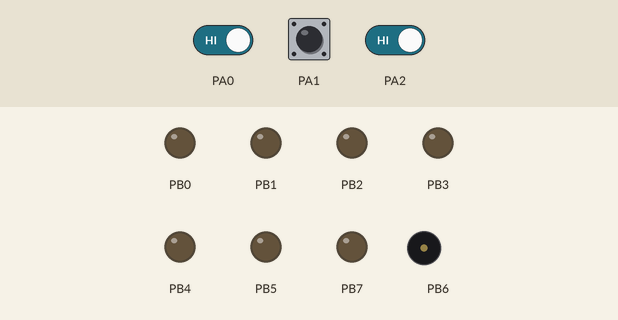
The program below on a simulated ATmega1284P, built with avr-gcc and emulated at 8 MHz. On the bench: output pins drawn as LEDs (lit = HIGH), buzzer (waves = sounding). Dashed ring = blinking. The inputs (shaded band) are chosen by the test bench; at power-on: PA0 HIGH, PA2 HIGH, PA1 HIGH. Pins used as bus, display or sensor lines are not drawn.

Above: at 1.2 s.
1.3 s: PA0 driven LOW and PA2 driven LOW
At 2.8 s:
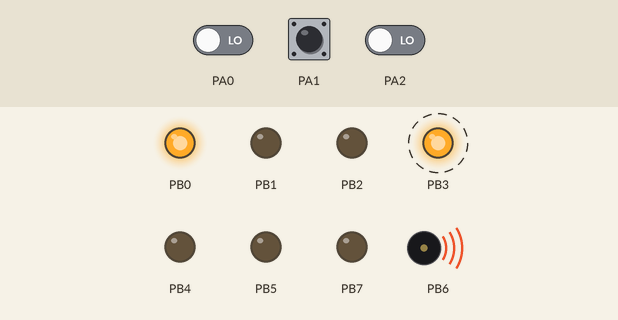
4.3 s: PA2 driven HIGH
At 6.8 s:
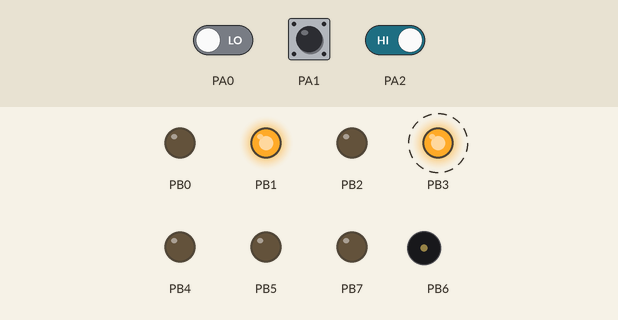
7.3 s: PA2 driven LOW
At 9.8 s:
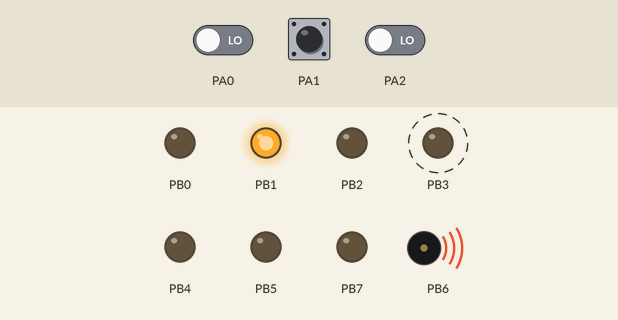
10.3 s: PA2 driven HIGH
At 10.9 s:
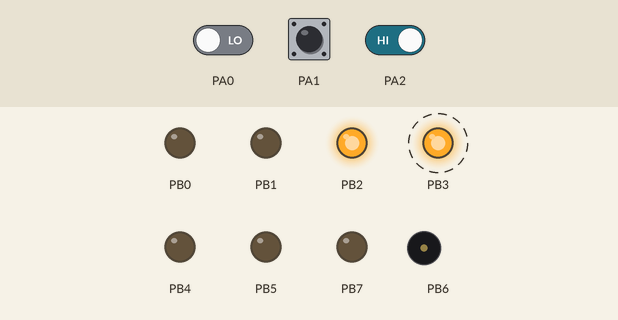
13.3 s: PA2 driven LOW
At 13.9 s:
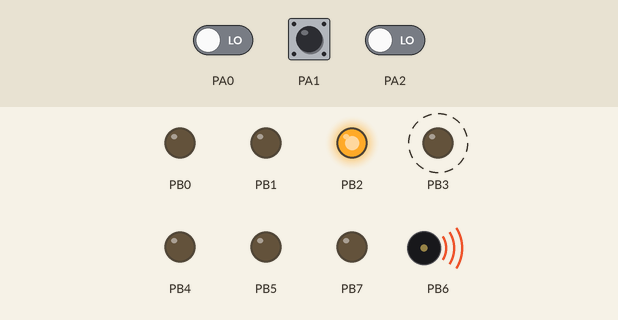
16.3 s: PA2 driven HIGH
At 20.9 s:
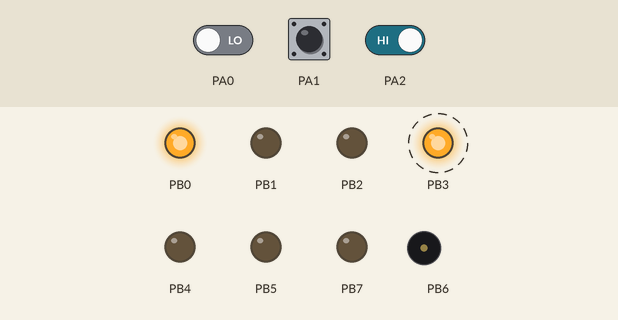
Timing chart, 0 to 28.7 s (numbered marks = the images above; inputs shaded):
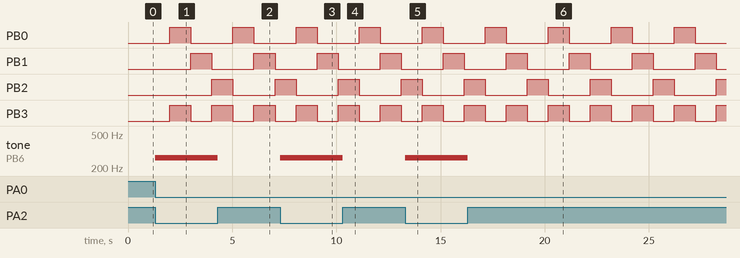

The program:

main.c
```c
/*	Karina Rowe (krowe004@ucr.edu)
 *	Yulin Zhang (yzhan644@ucr.edu)
 *	Lab Section: CS 120B 021
 *	Assignment: Lab #10 Exercise #4
 *
 *  PB6 is used as audio output, PB0-PB2 used for three LEDs output,
 *  PB3 used as blinking LED output
 *	I acknowledge all content contained herein, excluding template or example
 *	code, is my own original work.
 */

#include <avr/io.h>
#include <avr/interrupt.h>
#define A0 (~PINA & 0x01)
#define A1 (~PINA & 0x02)
#define A2 (~PINA & 0x04)
#define F_CPU 8000000UL
#include <util/delay.h>

unsigned char button;
volatile unsigned char TimerFlag = 0;
unsigned long _avr_timer_M = 1;
unsigned long _avr_timer_cntcurr = 0;
enum States { Wait, Increment, Decrement } state;

void TimerOn() {
	// AVR timer/counter controller register TCCR1
	TCCR1B = 0x0B;// bit3 = 0: CTC mode (clear timer on compare)
	// bit2bit1bit0=011: pre-scaler /64
	// 00001011: 0x0B
	// SO, 8 MHz clock or 8,000,000 /64 = 125,000 ticks/s
	// Thus, TCNT1 register will count at 125,000 ticks/s

	// AVR output compare register OCR1A.
	OCR1A = 125;	// Timer interrupt will be generated when TCNT1==OCR1A
	// We want a 1 ms tick. 0.001 s * 125,000 ticks/s = 125
	// So when TCNT1 register equals 125,
	// 1 ms has passed. Thus, we compare to 125.
	// AVR timer interrupt mask register
	TIMSK1 = 0x02; // bit1: OCIE1A -- enables compare match interrupt

	//Initialize avr counter
	TCNT1=0;

	_avr_timer_cntcurr = _avr_timer_M;
	// TimerISR will be called every _avr_timer_cntcurr milliseconds

	//Enable global interrupts
	SREG |= 0x80; // 0x80: 1000000
}

void TimerOff() {
	TCCR1B = 0x00; // bit3bit1bit0=000: timer off
}

void TimerISR() {
	TimerFlag = 1;
}

ISR(TIMER1_COMPA_vect) {
	// CPU automatically calls when TCNT1 == OCR1 (every 1 ms per TimerOn settings)
	_avr_timer_cntcurr--; // Count down to 0 rather than up to TOP
	if (_avr_timer_cntcurr == 0) { // results in a more efficient compare
		TimerISR(); // Call the ISR that the user uses
		_avr_timer_cntcurr = _avr_timer_M;
	}
}

// Set TimerISR() to tick every M ms
void TimerSet(unsigned long M) {
	_avr_timer_M = M;
	_avr_timer_cntcurr = _avr_timer_M;
}

void set_PWM(double frequency) {
	static double current_frequency; // Keeps track of the currently set frequency
	// Will only update the registers when the frequency changes, otherwise allows
	// music to play uninterrupted.
	if (frequency != current_frequency) {
		if (!frequency) { TCCR3B &= 0x08; } //stops timer/counter
		else { TCCR3B |= 0x03; } // resumes/continues timer/counter

		// prevents OCR0A from overflowing, using prescaler 64
		// 0.954 is smallest frequency that will not result in overflow
		if (frequency < 0.954) { OCR3A = 0xFFFF; }

		// prevents OCR0A from underflowing, using prescaler 64					// 31250 is largest frequency that will not result in underflow
		else if (frequency > 31250) { OCR3A = 0x0000; }

		// set OCR0A based on desired frequency
		else { OCR3A = (short)(8000000 / (128 * frequency)) - 1; }

		TCNT3 = 0; // resets counter
		current_frequency = frequency; // Updates the current frequency
	}
}

void PWM_on() {
	TCCR3A = (1 << COM0A0);
	// COM3A0: Toggle PB3 on compare match between counter and OCR0A
	TCCR3B = (1 << WGM02) | (1 << CS01) | (1 << CS00);
	// WGM02: When counter (TCNT0) matches OCR0A, reset counter
	// CS01 & CS30: Set a prescaler of 64
	set_PWM(0);
}

void PWM_off() {
	TCCR3B = 0x00;
	TCCR3B = 0x00;
}

enum TL_States { TL_SMStart, TL_Seq0, TL_Seq1, TL_Seq2 } TL_State;
enum BL_States { BL_SMStart, BL_LEDOff, BL_LEDOn } BL_State;
void BlinkLED_Tick()
{
	unsigned char B012 = (PORTB & 0x07);
	switch (BL_State)
	{
		case BL_SMStart:
			PORTB = B012;
			BL_State = BL_LEDOn;
			break;

		case BL_LEDOn:
			PORTB = B012 | 0x08;
			BL_State = BL_LEDOff;
			break;

		case BL_LEDOff:
			PORTB = B012;
			BL_State = BL_LEDOn;
			break;

		default:
			BL_State = BL_SMStart;
	}
}

void ThreeLED_Tick()
{
	unsigned char B4 = (PORTB & 0x08);
	switch (TL_State)
	{
		case TL_SMStart:
			PORTB = B4 | 0x00;
			TL_State = TL_Seq0;
			break;

		case TL_Seq0:
			PORTB = B4 | 0x01;
			TL_State = TL_Seq1;

			break;

		case TL_Seq1:
			PORTB = B4 | 0x02;
			TL_State = TL_Seq2;
			break;

		case TL_Seq2:
			PORTB = B4 | 0x04;
			TL_State = TL_Seq0;
			break;

		default:
			TL_State = TL_SMStart;
	}
}

int main(void)
{
	DDRA = 0x00; PORTA = 0xFF; // A input
	DDRB = 0xFF; PORTB = 0x00; // B output
	TimerSet(4); //TimerSet(1) or TimerSet(5) do not work
                  //TimerSet(10), TimerSet(100) and TimerSet(1000) work
	TimerOn();
	PWM_on();
	state = Wait;
	BL_State = BL_SMStart;
	TL_State = TL_SMStart;
	unsigned short tled = 0;
	unsigned short bled = 0;
	unsigned char count = 0;

	while(1)
	{
		if (A2)
		{
			if (count == 0)
			{
				set_PWM(0);
			}
			if (count == 1)
			{
				set_PWM(261.63);
			}
			if (count == 2)
			{
				set_PWM(293.66);
			}
			if (count == 3)
			{
				set_PWM(329.63);
			}
			if (count == 4)
			{
				set_PWM(349.23);
			}
			if (count == 5)
			{
				set_PWM(392.00);
			}
			if (count == 6)
			{
				set_PWM(440.00);
			}
			if (count == 7)
			{
				set_PWM(493.88);
			}
			if (count == 8)
			{
				set_PWM(523.25);
			}
		}
		else
		{
			set_PWM(0);
		}

		switch(state)
		{
			case Wait:
				if (!A1 && A0)
				{
					if (count < 8)
					{
						count++;
					}
					state = Increment;
				}
				else if (A1 && !A0)
				{
					if (count > 1)
					{
						count--;
					}
					state = Decrement;
				}
				else
				{
					state = Wait;
				}
				break;

			case Increment:
				if (!A1 && A0)
				{
					state = Increment;
				}
				else if (A1 && !A0)
				{
					count--;
					state = Decrement;
				}
				else
				{
					state = Wait;
				}
				break;

			case Decrement:
				if (!A1 && A0)
				{
					count++;
					state = Increment;
				}
				else if (A1 && !A0)
				{
					state = Decrement;
				}
				else
				{
					state = Wait;
				}
				break;

			default:
				state = Wait;
		}

		if (tled >= 250)
		{
			ThreeLED_Tick();
			tled = 0;
		}

		if (bled >= 250)
		{
			BlinkLED_Tick();
			bled = 0;
		}

		while(!TimerFlag);
		tled++;
		bled++;
		TimerFlag = 0;
	}
}
```

Measured:
- after the input at 1.3 s, tone on PB6: silent → 263 Hz at once
- after the input at 4.3 s, tone on PB6: 263 Hz → silent at once
- after the input at 7.3 s, tone on PB6: silent → 263 Hz at once
- after the input at 10.3 s, tone on PB6: 263 Hz → silent at once
- after the input at 13.3 s, tone on PB6: silent → 263 Hz at once
- after the input at 16.3 s, tone on PB6: 263 Hz → silent at once
- by itself, PB0–2: alternates HIGH for 1.0 s and LOW for 2.0 s
- by itself, PB3: alternates HIGH for 1.0 s and LOW for 1.0 s
